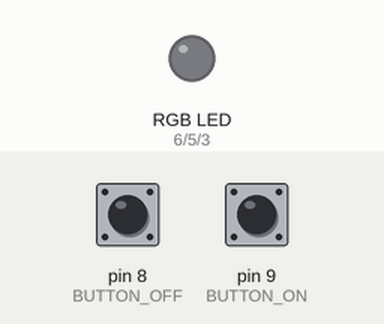
Recording of a sketch running on a simulated Arduino Uno, built with avr-gcc and run on an emulated ATmega328P. On the bench: an RGB LED mixed from three pins (HIGH = lit). The inputs (shaded band) are chosen by the test bench; at power-on: pin 9 (BUTTON_ON) HIGH, pin 8 (BUTTON_OFF) HIGH.

Above: at 1.25 s.
1.3 s: pin 9 (BUTTON_ON) pulled LOW for 0.15 s
At 2.35 s:
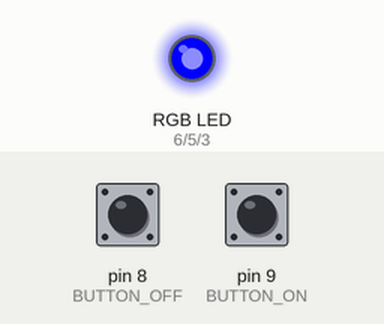
4.3 s: pin 8 (BUTTON_OFF) pulled LOW for 0.15 s
At 5.7 s:
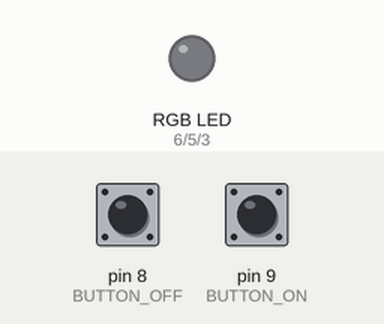
6.0 s: pin 9 (BUTTON_ON) pulled LOW for 1 s
At 7.55 s:
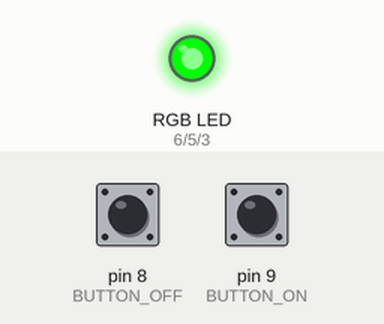
10.0 s: pin 8 (BUTTON_OFF) pulled LOW for 1 s
At 11.4 s:
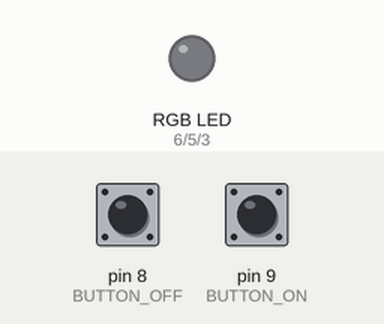
12.5 s: pin 9 (BUTTON_ON) pulled LOW for 0.15 s
Timing chart, 0 to 15.5 s (numbered marks = the images above; inputs shaded):
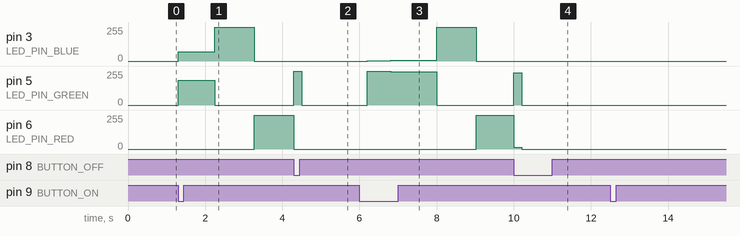

Measured:
- after the input at 1.3 s, pin 3 (LED_PIN_BLUE): 68/255 → 255/255 after 0.94 s, → 0/255 1.0 s later; pin 6 (LED_PIN_RED): 0/255 → 255/255 after 2.0 s
- after the input at 4.3 s, pin 3 (LED_PIN_BLUE): stays 0/255 (without the input it goes to 255/255 after 1.0 s); pin 5 (LED_PIN_GREEN): 255/255 → 0/255 after 0.20 s instead of 1.0 s; pin 6 (LED_PIN_RED): stays 0/255 (without the input it goes to 169/255 after 1.7 s)
- after the input at 6.0 s, pin 3 (LED_PIN_BLUE): rises from 0/255 to 255/255 in 1.8 s, then falls to 0/255 in 1.0 s; pin 5 (LED_PIN_GREEN): ramps from 254/255 to 0/255 and jumps back, once every 3.8 s; pin 6 (LED_PIN_RED): 0/255 → 255/255 after 3.0 s, → 14/255 0.97 s later
- after the input at 10.0 s, pin 3 (LED_PIN_BLUE): stays 0/255 (without the input it goes to 255/255 after 1.1 s)

The sketch:

03_led_button_rgb.ino
```cpp
// Declare the current RGB animation state
enum LEDAnimationState
{
  RED_TO_GREEN,
  GREEN_TO_BLUE,
  BLUE_TO_RED
};

constexpr int LED_PIN_BLUE = 3;
constexpr int LED_PIN_GREEN = 5;
constexpr int LED_PIN_RED = 6;

constexpr int BUTTON_ON = 9;
constexpr int BUTTON_OFF = 8;

constexpr int POWER_SAVE_DELAY_MS = 1;
constexpr int COLOR_CHANGE_INTERVAL_MS = POWER_SAVE_DELAY_MS * 4;
constexpr int BUTTON_DEBOUNCE_DELAY_MS = 200;

// Global variables
// > LEDs ON/OFF
bool ledOn;
// > RGB LED values
uint8_t redValue;
uint8_t greenValue;
uint8_t blueValue;
// > Animation to perform
LEDAnimationState ledAnimationState;
// > Timestamp for color changes
unsigned long lastColorChangeTime = 0;

// Function to get the current color (uses variable references)
void getCurrentColor(uint8_t& red, uint8_t& green, uint8_t& blue, LEDAnimationState& state)
{
  switch (state)
  {
  case LEDAnimationState::RED_TO_GREEN:
    if (red > 0)
    {
      red--;
      green++;
    }
    else
    {
      state = LEDAnimationState::GREEN_TO_BLUE;
    }
    break;
  case LEDAnimationState::GREEN_TO_BLUE:
    if (green > 0)
    {
      green--;
      blue++;
    }
    else
    {
      state = LEDAnimationState::BLUE_TO_RED;
    }
    break;
  case LEDAnimationState::BLUE_TO_RED:
    if (blue > 0)
    {
      blue--;
      red++;
    }
    else
    {
      state = LEDAnimationState::RED_TO_GREEN;
    }
    break;
  }
}

void setup()
{
  // initialize digital pins for the RED, GREEN and BLUE LED as an output
  pinMode(LED_PIN_RED, OUTPUT);
  pinMode(LED_PIN_GREEN, OUTPUT);
  pinMode(LED_PIN_BLUE, OUTPUT);

  // initialize digital pins for the on and off button
  pinMode(BUTTON_ON, INPUT_PULLUP);
  pinMode(BUTTON_OFF, INPUT_PULLUP);

  // initialize global variables
  ledOn = true;

  redValue = 255;
  greenValue = 0;
  blueValue = 0;

  ledAnimationState = LEDAnimationState::RED_TO_GREEN;
}

void loop()
{
  if (digitalRead(BUTTON_ON) == LOW)
  {
    ledOn = true;
    delay(BUTTON_DEBOUNCE_DELAY_MS);
  }
  if (digitalRead(BUTTON_OFF) == LOW)
  {
    ledOn = false;
    delay(BUTTON_DEBOUNCE_DELAY_MS);
  }

  if (ledOn)
  {
    unsigned long currentMillis = millis();
    if (currentMillis - lastColorChangeTime >= COLOR_CHANGE_INTERVAL_MS)
    {
      lastColorChangeTime = currentMillis;

      getCurrentColor(redValue, greenValue, blueValue, ledAnimationState);

      analogWrite(LED_PIN_RED, redValue);
      analogWrite(LED_PIN_GREEN, greenValue);
      analogWrite(LED_PIN_BLUE, blueValue);
    }
  }
  else
  {
    analogWrite(LED_PIN_RED, 0);
    analogWrite(LED_PIN_GREEN, 0);
    analogWrite(LED_PIN_BLUE, 0);
  }

  delay(POWER_SAVE_DELAY_MS);
}
```
